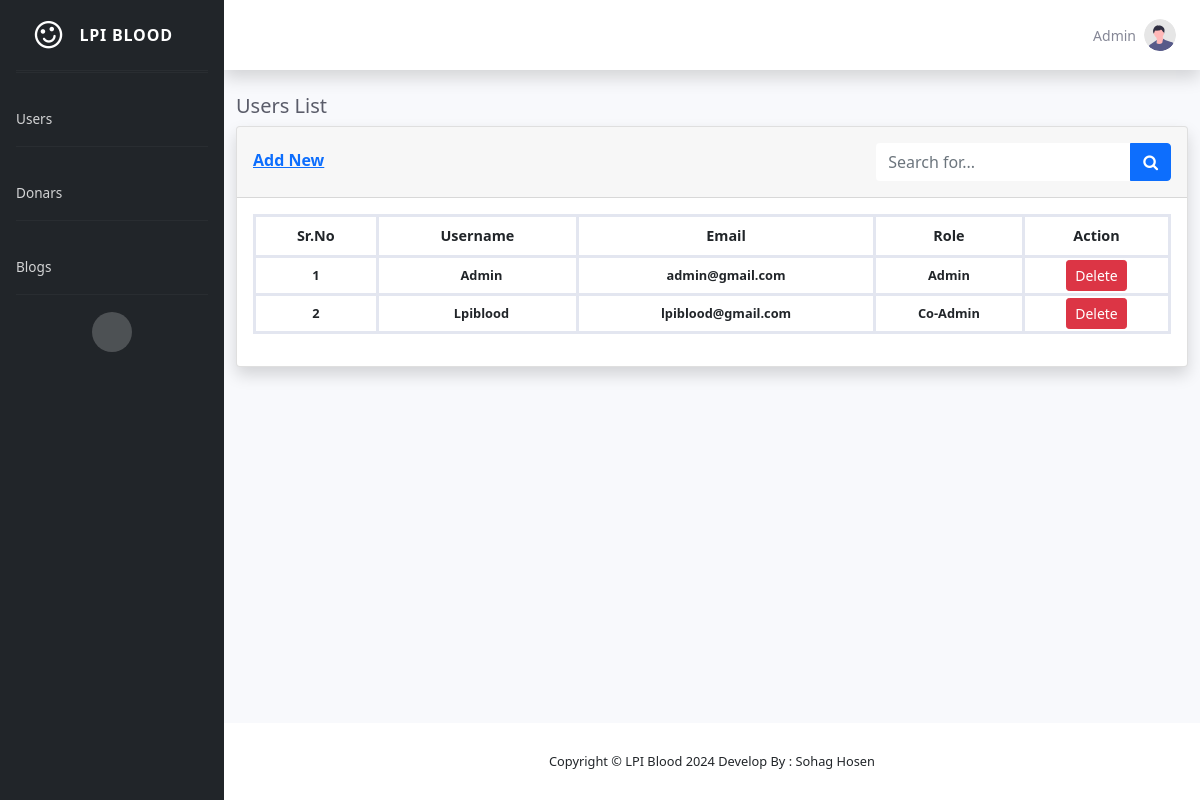
The page /admin/index.php (signed in) on the database its author committed.
### tables this page shows
CREATE TABLE `user` (
  `user_id` int(11) NOT NULL,
  `username` varchar(255) NOT NULL,
  `user_email` varchar(255) NOT NULL,
  `user_password` varchar(255) NOT NULL,
  `user_role` int(11) NOT NULL
);

### admin/index.php (the view, shortened to what this page needs)
<?php include 'header.php';
$sql = "SELECT * FROM user";
$query = mysqli_query($con, $sql);
$rows = mysqli_num_rows($query);
?>
   <div class="container-fluid" id="adminPage">
      <h5 class="mb-2 text-gray-800">Users List</h5>
      <div class="card shadow">
         <div class="card-header py-3 d-flex justify-content-between">
            <div>
               <a href="user_add.php">
                  <h6 class="font-weight-bold text-primary mt-2">Add New</h6>
               </a>
            </div>
            <div>
               <form class="navbar-search">
                  <div class="input-group">
                     <input type="text" class="form-control bg-white border-0 small" placeholder="Search for...">
                     <div class="input-group-append">
                        <button class="btn btn-primary" type="button"> <i class="fa fa-search"></i> </button>
                     </div>
                  </div>
               </form>
            </div>
         </div>
         <div class="card-body">
            <div class="table-responsive">
               <table class="table table-bordered" id="dataTable" width="100%" cellspacing="0">
                  <thead>
                     <tr>
                        <th>Sr.No</th>
                        <th>Username</th>
                        <th>Email</th>
                        <th>Role</th>
                        <th colspan="2">Action</th>
                     </tr>
                  </thead>
                  <tbody">
                     <?php
                        if ($rows){
                           $count = 1;
                           while ($result = mysqli_fetch_assoc($query)) {
                              ?>
                              <tr>
                                 <td><?= $count++?></td>
                                 <td style="text-align: center !important;"><?= ucfirst($result['username'])?></td>
                                 <td><?=$result['user_email'] ?></td>
                                 <td><?php
                                    $role = $result['user_role'];
                                    if ($role == 0){
                                       echo "Admin";
                                    }else{
                                       echo "Co-Admin";
                                    }
                                 ?></td>
                                 <td>
                                    <form method="POST" onsubmit=" return confirm('Are you sure you want to delete?')">
                                       <input type="submit" name="deleteUser" value="Delete" class="btn btn-sm btn-danger">
                                    </form>
                                 </td>
                              </tr>
                              <?php
                           }
                        }else{
                           ?>
                           <tr><td class="text-center">No Record Found!</td></tr>
                           <?php
                        }
                     ?>
               </table>
            </div>
         </div>
      </div>
   </div>
</div>
<?php include 'footer.php';
?>

### rows shown on the page
user: username "Admin", user_email "admin@gmail.com", user_role "Admin"
user: username "Lpiblood", user_email "lpiblood@gmail.com", user_role "Co-Admin"

### other values the page prints
$user_data "Admin"
